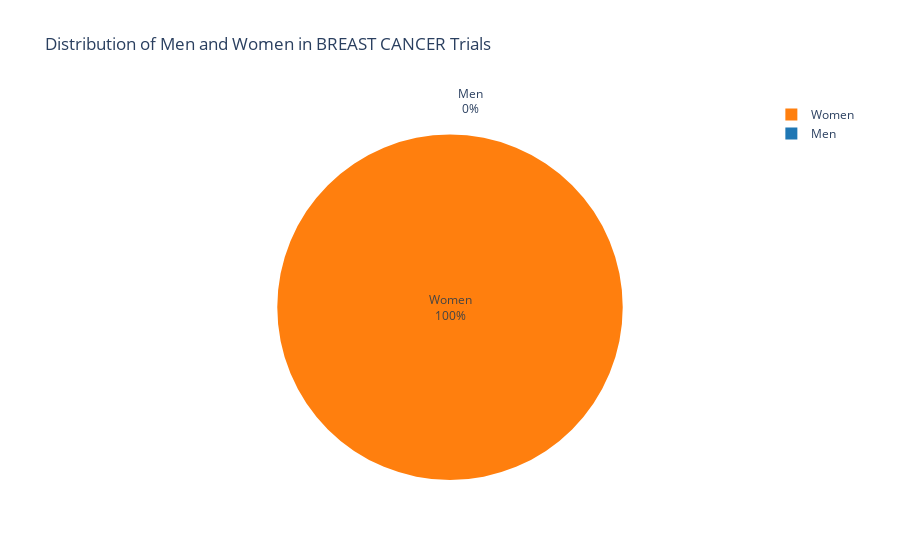
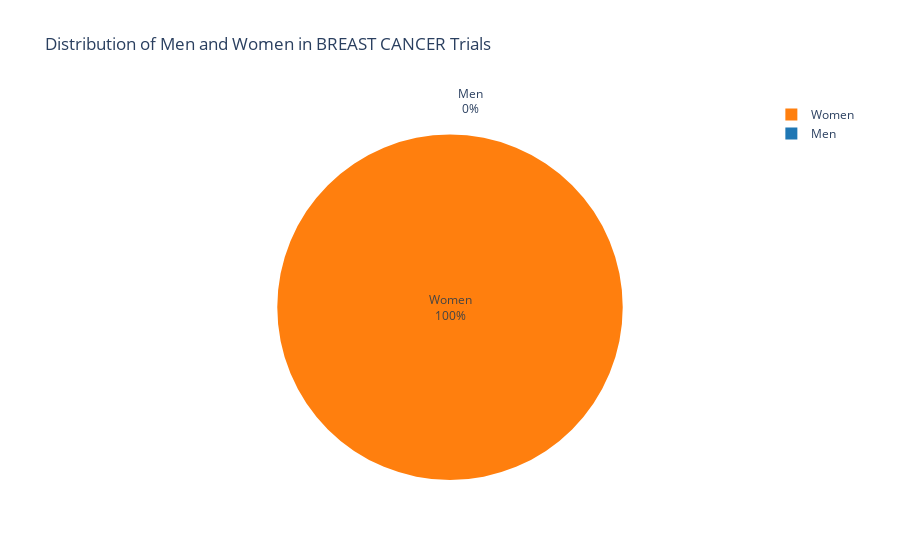
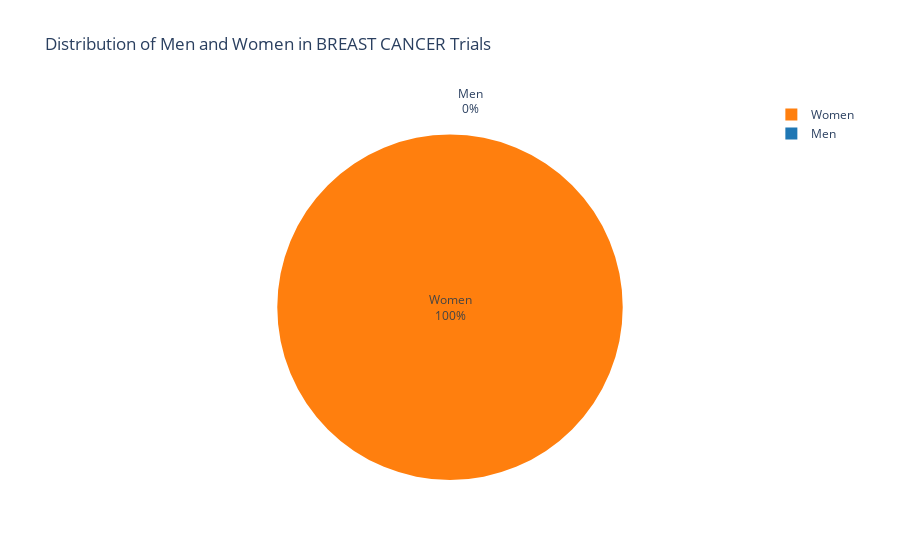
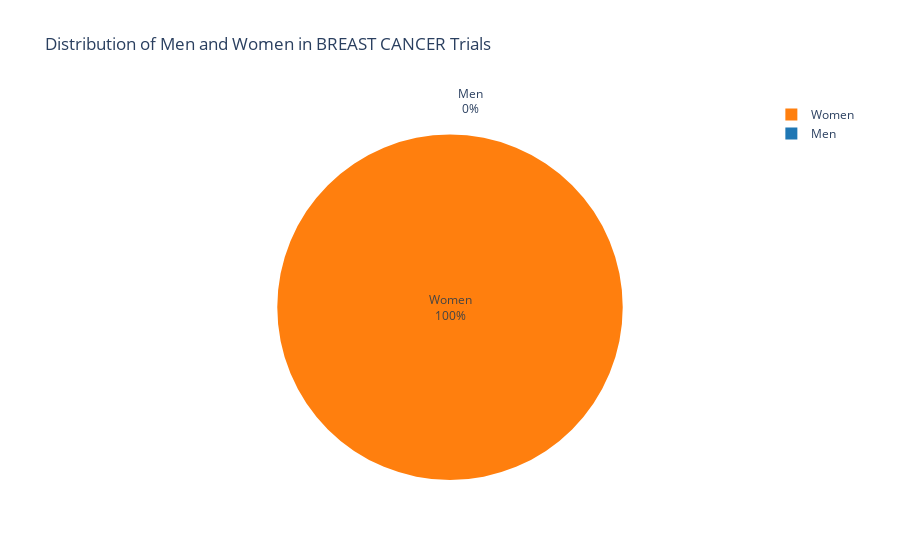

Here is the notebook cell these charts were saved with, in order:
### Code cell
# Setup User Input
def main():
    print('Hello! Nice to meet you here.')
    print('We are trying to analyze the gender distribution of medicine.')

    dis_med = input("Do you want to know about disease or medicine: ")
    name_val = input("So how about the name of " + dis_med + "? ")
    #print("OK")
    
    search_result = search_name(dis_med, name_val)
    if search_result[0]:
        draw_chart(search_result[1], search_result[2])
        print("Thank you for your kind trying.")
        print("If you have any suggestion, please email me: nancytaihou@163.com")

if __name__ == "__main__":
	main()

### Figure 1 — Plotly figure (JSON) as saved in the notebook; plotly's stock layout.template omitted (floating-point values rounded to 4 significant figures)
{"data": [{"labels": ["Men", "Women"], "marker": {"colors": ["#1f77b4", "#ff7f0e"]}, "pull": [0, 0.1], "textinfo": "percent+label", "type": "pie", "values": [0, 1310]}], "layout": {"autosize": true, "title": {"text": "Distribution of Men and Women in BREAST CANCER Trials"}}}

### Figure 2 — Plotly figure (JSON) as saved in the notebook; plotly's stock layout.template omitted (floating-point values rounded to 4 significant figures)
{"data": [{"labels": ["Men", "Women"], "marker": {"colors": ["#1f77b4", "#ff7f0e"]}, "pull": [0, 0.1], "textinfo": "percent+label", "type": "pie", "values": [0, 190]}], "layout": {"autosize": true, "title": {"text": "Distribution of Men and Women in BREAST CANCER Trials"}}}

### Figure 3 — Plotly figure (JSON) as saved in the notebook; plotly's stock layout.template omitted (floating-point values rounded to 4 significant figures)
{"data": [{"labels": ["Men", "Women"], "marker": {"colors": ["#1f77b4", "#ff7f0e"]}, "pull": [0, 0.1], "textinfo": "percent+label", "type": "pie", "values": [0, 180]}], "layout": {"autosize": true, "title": {"text": "Distribution of Men and Women in BREAST CANCER Trials"}}}

### Figure 4 — Plotly figure (JSON) as saved in the notebook; plotly's stock layout.template omitted (floating-point values rounded to 4 significant figures)
{"data": [{"labels": ["Men", "Women"], "marker": {"colors": ["#1f77b4", "#ff7f0e"]}, "pull": [0, 0.1], "textinfo": "percent+label", "type": "pie", "values": [0, 175]}], "layout": {"autosize": true, "title": {"text": "Distribution of Men and Women in BREAST CANCER Trials"}}}
